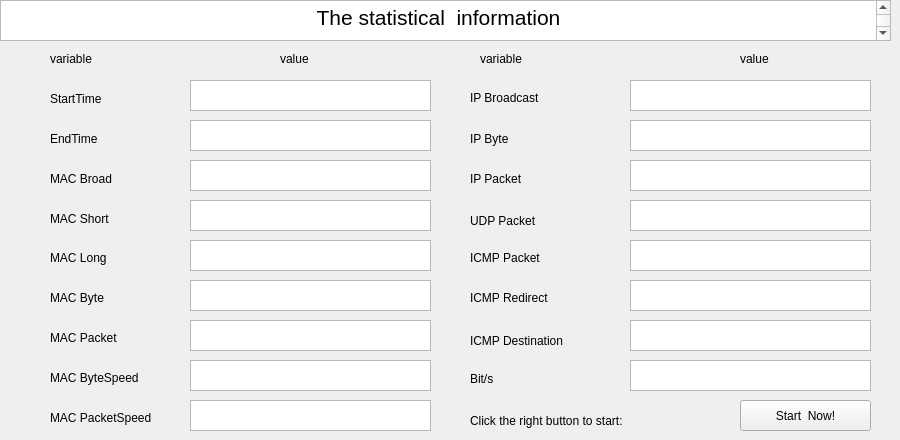
    <widget class="QWidget" name="tab_3">
     <attribute name="title">
      <string>页</string>
     </attribute>
     <widget class="QTextBrowser" name="textBrowser_3">
      <property name="geometry">
       <rect>
        <x>0</x>
        <y>0</y>
        <width>891</width>
        <height>41</height>
       </rect>
      </property>
      <property name="html">
       <string>&lt;!DOCTYPE HTML PUBLIC &quot;-//W3C//DTD HTML 4.0//EN&quot; &quot;http://www.w3.org/TR/REC-html40/strict.dtd&quot;&gt;
&lt;html&gt;&lt;head&gt;&lt;meta name=&quot;qrichtext&quot; content=&quot;1&quot; /&gt;&lt;style type=&quot;text/css&quot;&gt;
p, li { white-space: pre-wrap; }
&lt;/style&gt;&lt;/head&gt;&lt;body style=&quot; font-family:'Ubuntu'; font-size:11pt; font-weight:400; font-style:normal;&quot;&gt;
&lt;p align=&quot;center&quot; style=&quot; margin-top:0px; margin-bottom:0px; margin-left:0px; margin-right:0px; -qt-block-indent:0; text-indent:0px;&quot;&gt;&lt;span style=&quot; font-size:16pt;&quot;&gt;The statistical  information&lt;/span&gt;&lt;/p&gt;
&lt;p style=&quot;-qt-paragraph-type:empty; margin-top:0px; margin-bottom:0px; margin-left:0px; margin-right:0px; -qt-block-indent:0; text-indent:0px; font-size:16pt;&quot;&gt;&lt;br /&gt;&lt;/p&gt;&lt;/body&gt;&lt;/html&gt;</string>
      </property>
     </widget>
     <widget class="QLabel" name="label_4">
      <property name="geometry">
       <rect>
        <x>50</x>
        <y>50</y>
        <width>67</width>
        <height>17</height>
       </rect>
      </property>
      <property name="text">
       <string>variable</string>
      </property>
     </widget>
     <widget class="QLabel" name="label_5">
      <property name="geometry">
       <rect>
        <x>280</x>
        <y>50</y>
        <width>67</width>
        <height>17</height>
       </rect>
      </property>
      <property name="text">
       <string>value</string>
      </property>
     </widget>
     <widget class="QLabel" name="label_6">
      <property name="geometry">
       <rect>
        <x>50</x>
        <y>90</y>
        <width>67</width>
        <height>17</height>
       </rect>
      </property>
      <property name="text">
       <string>StartTime</string>
      </property>
     </widget>
     <widget class="QLabel" name="label_7">
      <property name="geometry">
       <rect>
        <x>50</x>
        <y>130</y>
        <width>67</width>
        <height>17</height>
       </rect>
      </property>
      <property name="text">
       <string>EndTime</string>
      </property>
     </widget>
     <widget class="QLabel" name="label_8">
      <property name="geometry">
       <rect>
        <x>50</x>
        <y>170</y>
        <width>91</width>
        <height>17</height>
       </rect>
      </property>
      <property name="text">
       <string>MAC Broad</string>
      </property>
     </widget>
     <widget class="QLabel" name="label_9">
      <property name="geometry">
       <rect>
        <x>50</x>
        <y>210</y>
        <width>81</width>
        <height>17</height>
       </rect>
      </property>
      <property name="text">
       <string>MAC Short</string>
      </property>
     </widget>
     <widget class="QLabel" name="label_10">
      <property name="geometry">
       <rect>
        <x>50</x>
        <y>250</y>
        <width>81</width>
        <height>16</height>
       </rect>
      </property>
      <property name="text">
       <string>MAC Long</string>
      </property>
     </widget>
     <widget class="QLabel" name="label_11">
      <property name="geometry">
       <rect>
        <x>50</x>
        <y>290</y>
        <width>81</width>
        <height>16</height>
       </rect>
      </property>
      <property name="text">
       <string>MAC Byte</string>
      </property>
     </widget>
     <widget class="QLabel" name="label_12">
      <property name="geometry">
       <rect>
        <x>50</x>
        <y>330</y>
        <width>91</width>
        <height>16</height>
       </rect>
      </property>
      <property name="text">
       <string>MAC Packet</string>
      </property>
     </widget>
     <widget class="QLabel" name="label_13">
      <property name="geometry">
       <rect>
        <x>470</x>
        <y>370</y>
        <width>67</width>
        <height>17</height>
       </rect>
      </property>
      <property name="text">
       <string>Bit/s</string>
      </property>
     </widget>
     <widget class="QLabel" name="label_14">
      <property name="geometry">
       <rect>
        <x>50</x>
        <y>370</y>
        <width>121</width>
        <height>16</height>
       </rect>
      </property>
      <property name="text">
       <string>MAC ByteSpeed</string>
      </property>
     </widget>
     <widget class="QLabel" name="label_15">
      <property name="geometry">
       <rect>
        <x>50</x>
        <y>410</y>
        <width>161</width>
        <height>16</height>
       </rect>
      </property>
      <property name="text">
       <string>MAC PacketSpeed</string>
      </property>
     </widget>
     <widget class="QLabel" name="label_16">
      <property name="geometry">
       <rect>
        <x>470</x>
        <y>90</y>
        <width>141</width>
        <height>16</height>
       </rect>
      </property>
      <property name="text">
       <string>IP Broadcast</string>
      </property>
     </widget>
     <widget class="QLabel" name="label_17">
      <property name="geometry">
       <rect>
        <x>470</x>
        <y>130</y>
        <width>67</width>
        <height>17</height>
       </rect>
      </property>
      <property name="text">
       <string>IP Byte</string>
      </property>
     </widget>
     <widget class="QLabel" name="label_18">
      <property name="geometry">
       <rect>
        <x>470</x>
        <y>170</y>
        <width>67</width>
        <height>17</height>
       </rect>
      </property>
      <property name="text">
       <string>IP Packet</string>
      </property>
     </widget>
     <widget class="QLabel" name="label_19">
      <property name="geometry">
       <rect>
        <x>470</x>
        <y>210</y>
        <width>91</width>
        <height>21</height>
       </rect>
      </property>
      <property name="text">
       <string>UDP Packet</string>
      </property>
     </widget>
     <widget class="QLabel" name="label_20">
      <property name="geometry">
       <rect>
        <x>470</x>
        <y>250</y>
        <width>91</width>
        <height>16</height>
       </rect>
      </property>
      <property name="text">
       <string>ICMP Packet</string>
      </property>
     </widget>
     <widget class="QLabel" name="label_21">
      <property name="geometry">
       <rect>
        <x>470</x>
        <y>290</y>
        <width>101</width>
        <height>16</height>
       </rect>
      </property>
      <property name="text">
       <string>ICMP Redirect</string>
      </property>
     </widget>
     <widget class="QLabel" name="label_22">
      <property name="geometry">
       <rect>
        <x>470</x>
        <y>330</y>
        <width>151</width>
        <height>21</height>
       </rect>
      </property>
      <property name="text">
       <string>ICMP Destination</string>
      </property>
     </widget>
     <widget class="QTextBrowser" name="tb_start_time">
      <property name="geometry">
       <rect>
        <x>190</x>
        <y>80</y>
        <width>241</width>
        <height>31</height>
       </rect>
      </property>
     </widget>
     <widget class="QTextBrowser" name="tb_end_time">
      <property name="geometry">
       <rect>
        <x>190</x>
        <y>120</y>
        <width>241</width>
        <height>31</height>
       </rect>
      </property>
     </widget>
     <widget class="QTextBrowser" name="tb_mac_broad">
      <property name="geometry">
       <rect>
        <x>190</x>
        <y>160</y>
        <width>241</width>
        <height>31</height>
       </rect>
      </property>
     </widget>
     <widget class="QTextBrowser" name="tb_mac_short">
      <property name="geometry">
       <rect>
        <x>190</x>
        <y>200</y>
        <width>241</width>
        <height>31</height>
       </rect>
      </property>
     </widget>
     <widget class="QTextBrowser" name="tb_mac_long">
      <property name="geometry">
       <rect>
        <x>190</x>
        <y>240</y>
        <width>241</width>
        <height>31</height>
       </rect>
      </property>
     </widget>
     <widget class="QTextBrowser" name="tb_mac_byte">
      <property name="geometry">
       <rect>
        <x>190</x>
        <y>280</y>
        <width>241</width>
        <height>31</height>
       </rect>
      </property>
     </widget>
     <widget class="QTextBrowser" name="tb_mac_oacket">
      <property name="geometry">
       <rect>
        <x>190</x>
        <y>320</y>
        <width>241</width>
        <height>31</height>
       </rect>
      </property>
     </widget>
     <widget class="QTextBrowser" name="tb_mac_byte_speed">
      <property name="geometry">
       <rect>
        <x>190</x>
        <y>360</y>
        <width>241</width>
        <height>31</height>
       </rect>
      </property>
     </widget>
     <widget class="QTextBrowser" name="tb_packet_speed">
      <property name="geometry">
       <rect>
        <x>190</x>
        <y>400</y>
        <width>241</width>
        <height>31</height>
       </rect>
      </property>
     </widget>
     <widget class="QLabel" name="label_23">
      <property name="geometry">
       <rect>
        <x>480</x>
        <y>50</y>
        <width>67</width>
        <height>17</height>
       </rect>
      </property>
      <property name="text">
       <string>variable</string>
      </property>
     </widget>
     <widget class="QLabel" name="label_24">
      <property name="geometry">
       <rect>
        <x>740</x>
        <y>50</y>
        <width>67</width>
        <height>17</height>
       </rect>
      </property>
      <property name="text">
       <string>value</string>
      </property>
     </widget>
     <widget class="QTextBrowser" name="tb_ip_broadcast">
      <property name="geometry">
       <rect>
        <x>630</x>
        <y>80</y>
        <width>241</width>
        <height>31</height>
       </rect>
      </property>
     </widget>
     <widget class="QTextBrowser" name="tb_ip_byte">
      <property name="geometry">
       <rect>
        <x>630</x>
        <y>120</y>
        <width>241</width>
        <height>31</height>
       </rect>
      </property>
     </widget>
     <widget class="QTextBrowser" name="tb_ip_packet">
      <property name="geometry">
       <rect>
        <x>630</x>
        <y>160</y>
        <width>241</width>
        <height>31</height>
       </rect>
      </property>
     </widget>
     <widget class="QTextBrowser" name="tb_udp_packet">
      <property name="geometry">
       <rect>
        <x>630</x>
        <y>200</y>
        <width>241</width>
        <height>31</height>
       </rect>
      </property>
     </widget>
     <widget class="QTextBrowser" name="tb_icmp_packet">
      <property name="geometry">
       <rect>
        <x>630</x>
        <y>240</y>
        <width>241</width>
        <height>31</height>
       </rect>
      </property>
     </widget>
     <widget class="QTextBrowser" name="tb_icmp_red">
      <property name="geometry">
       <rect>
        <x>630</x>
        <y>280</y>
        <width>241</width>
        <height>31</height>
       </rect>
      </property>
     </widget>
     <widget class="QTextBrowser" name="tb_icmp_des">
      <property name="geometry">
       <rect>
        <x>630</x>
        <y>320</y>
        <width>241</width>
        <height>31</height>
       </rect>
      </property>
     </widget>
     <widget class="QTextBrowser" name="tb_icmp_bits">
      <property name="geometry">
       <rect>
        <x>630</x>
        <y>360</y>
        <width>241</width>
        <height>31</height>
       </rect>
      </property>
     </widget>
     <widget class="QPushButton" name="pushButton">
      <property name="geometry">
       <rect>
        <x>740</x>
        <y>400</y>
        <width>131</width>
        <height>31</height>
       </rect>
      </property>
      <property name="text">
       <string>Start  Now!</string>
      </property>
     </widget>
     <widget class="QLabel" name="label_25">
      <property name="geometry">
       <rect>
        <x>470</x>
        <y>410</y>
        <width>211</width>
        <height>21</height>
       </rect>
      </property>
      <property name="text">
       <string>Click the right button to start:</string>
      </property>
     </widget>
    </widget>
